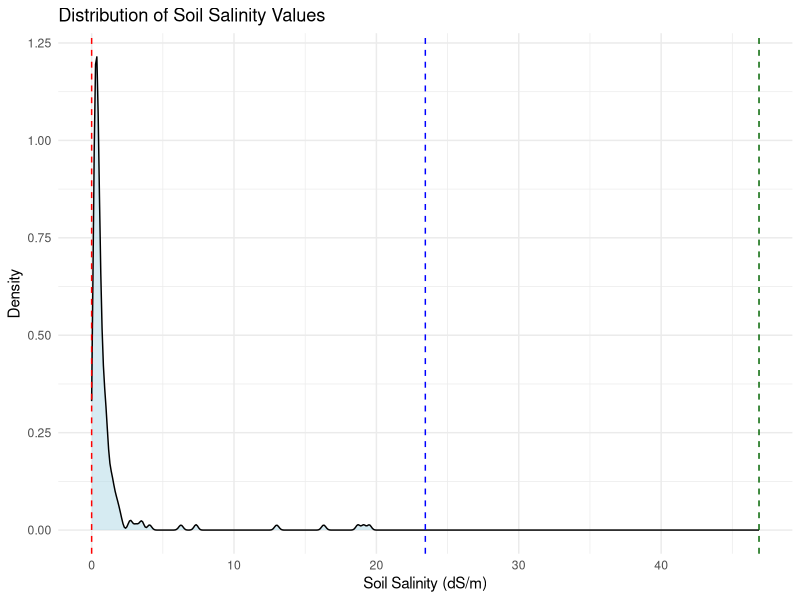

Source code (R):
# Load package
library(ggplot2)

# Import table
density_function <- read.csv("CIB_Soil_Chemistry_Salinity.csv")
density_function$Salinity_dS_m <- as.numeric(density_function$Salinity_dS_m)

# Create plot
ggplot(density_function, aes(x = Salinity_dS_m)) + 
  geom_density(fill = "lightblue", alpha = 0.5) + 
  
  geom_vline(xintercept = 0, linetype = "dashed", color = "red") + 
  geom_vline(xintercept = 23.4375, linetype = "dashed", color = "blue") + 
  geom_vline(xintercept = 46.875, linetype = "dashed", color = "darkgreen") + 
  
  theme_minimal() + 
  labs(title = "Distribution of Soil Salinity Values", x = "Soil Salinity (dS/m)", 
       y = "Density"
  )
